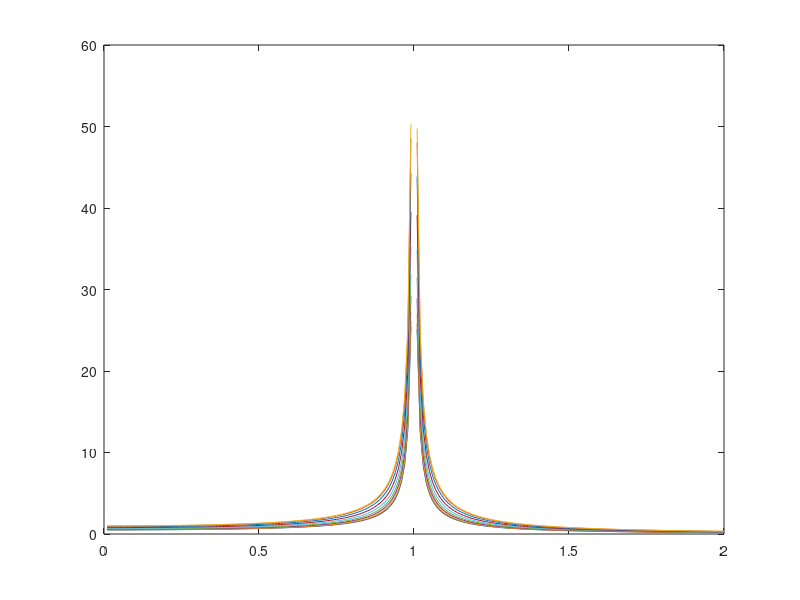

Source code (MATLAB):
%% mD^2x(t)+cD^ax(t)+kx(t)=F(t)
clc
clear all
m=1;
c=0.2;
k=1;
wn=sqrt(k/m);
for a=0.1:0.1:1
    d=cos((pi*a)/2);
    for w=0:0.01:2
        r=w/wn;
        xe=(((1-(r^2))*d)/(2*(r^a)));
        daf(single((100*w)+1))=1./sqrt(((1-(r.^2)).^2)+(4*(1-(r.^2))*d*xe.*(r.^a))+((2*xe*(r.^a)).^2));
    end
    plot((0:0.01:2/wn),daf)
    hold on;
end